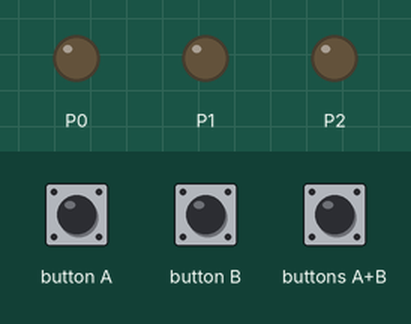
Simulated run of this program. Board: BBC micro:bit (MakeCode). Parts: output pins drawn as LEDs (lit = HIGH). The test bench sets the inputs (shaded band).

Above: at 1.2 s.
1.3 s: button A pressed for 0.15 s
At 2.2 s:
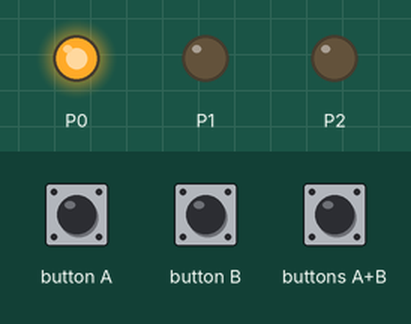
3.9 s: button B pressed for 0.15 s
At 4.6 s:
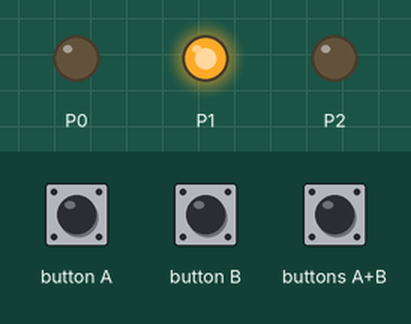
6.5 s: buttons A+B pressed for 0.15 s
At 7.4 s:
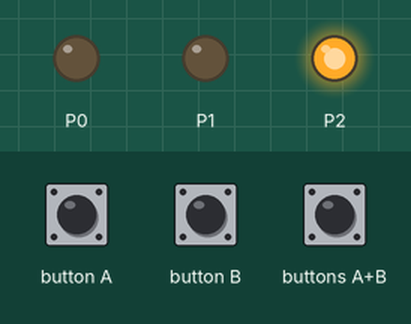
9.1 s: buttons A+B pressed for 1 s
At 11.8 s:
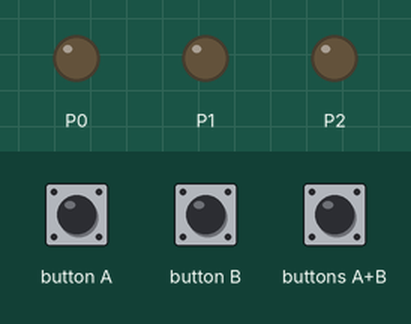
Timing chart, 0 to 13.3 s (numbered marks = the images above; inputs shaded):
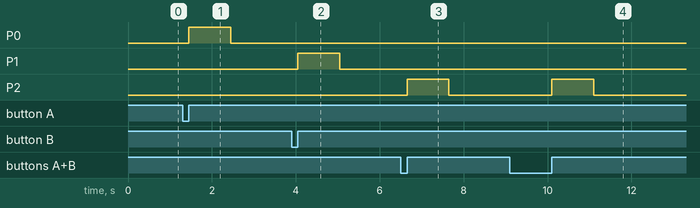

Measured:
- after the input at 1.3 s, P0: LOW → HIGH after 0.15 s, → LOW 1.0 s later
- after the input at 3.9 s, P1: LOW → HIGH after 0.15 s, → LOW 1.0 s later
- after the input at 6.5 s, P2: LOW → HIGH after 0.15 s, → LOW 1.0 s later
- after the input at 9.1 s, P2: LOW → HIGH after 1.0 s, → LOW 1.0 s later

The program:

main.ts
```typescript
input.onButtonPressed(Button.A, function () {
    pins.digitalWritePin(DigitalPin.P0, 1)
    basic.pause(1000)
    pins.digitalWritePin(DigitalPin.P0, 0)
})
input.onButtonPressed(Button.AB, function () {
    pins.digitalWritePin(DigitalPin.P2, 1)
    basic.pause(1000)
    pins.digitalWritePin(DigitalPin.P2, 0)
})
input.onButtonPressed(Button.B, function () {
    pins.digitalWritePin(DigitalPin.P1, 1)
    basic.pause(1000)
    pins.digitalWritePin(DigitalPin.P1, 0)
})
```

test.ts
```typescript
// Hier kann man Tests durchführen; diese Datei wird nicht kompiliert, wenn dieses Paket als Erweiterung verwendet wird.
```
